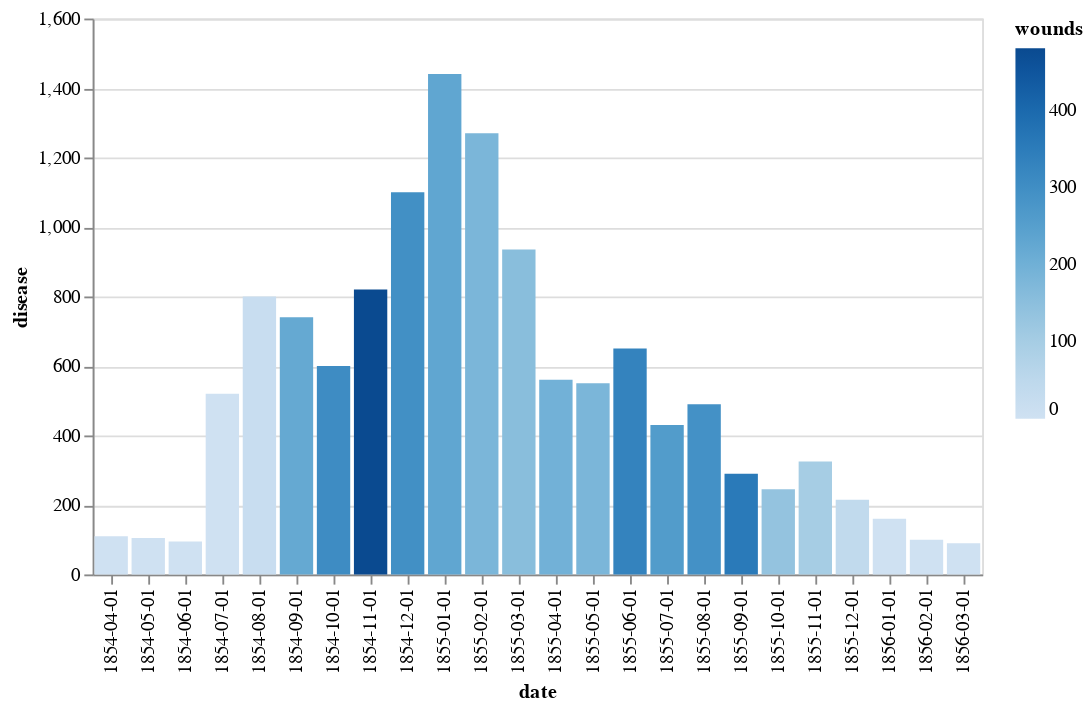

This figure's notebook cell:
### Markdown cell above
## crimea.json

This is a dataset containing monthly casualty counts from the Crimean war.

### Code cell
source = None
with open(f"../crimea.json", 'r') as f:
    data = json.load(f)
    source = pd.DataFrame(data)
    
alt.Chart(source).mark_bar().encode(
    x = "date:N",
    y = "disease",
    color = "wounds",
    tooltip=("wounds", "disease", "other")
)

### Figure 1 — Vega-Lite specification as saved in the notebook (floating-point values rounded to 4 significant figures)
{"config": {"view": {"continuousWidth": 400, "continuousHeight": 300}}, "data": {"name": "data-706bd1db8fd7b92d0ae2bc27b8274c2e"}, "mark": "bar", "encoding": {"color": {"field": "wounds", "type": "quantitative"}, "tooltip": [{"field": "wounds", "type": "quantitative"}, {"field": "disease", "type": "quantitative"}, {"field": "other", "type": "quantitative"}], "x": {"field": "date", "type": "nominal"}, "y": {"field": "disease", "type": "quantitative"}}, "$schema": "https://vega.github.io/schema/vega-lite/v4.17.0.json", "datasets": {"data-706bd1db8fd7b92d0ae2bc27b8274c2e": [{"date": "1854-04-01", "wounds": 0, "other": 110, "disease": 110}, {"date": "1854-05-01", "wounds": 0, "other": 95, "disease": 105}, {"date": "1854-06-01", "wounds": 0, "other": 40, "disease": 95}, {"date": "1854-07-01", "wounds": 0, "other": 140, "disease": 520}, {"date": "1854-08-01", "wounds": 20, "other": 150, "disease": 800}, {"date": "1854-09-01", "wounds": 220, "other": 230, "disease": 740}, {"date": "1854-10-01", "wounds": 305, "other": 310, "disease": 600}, {"date": "1854-11-01", "wounds": 480, "other": 290, "disease": 820}, {"date": "1854-12-01", "wounds": 295, "other": 310, "disease": 1100}, {"date": "1855-01-01", "wounds": 230, "other": 460, "disease": 1440}, {"date": "1855-02-01", "wounds": 180, "other": 520, "disease": 1270}, {"date": "1855-03-01", "wounds": 155, "other": 350, "disease": 935}, {"date": "1855-04-01", "wounds": 195, "other": 195, "disease": 560}, {"date": "1855-05-01", "wounds": 180, "other": 155, "disease": 550}, {"date": "1855-06-01", "wounds": 330, "other": 130, "disease": 650}, {"date": "1855-07-01", "wounds": 260, "other": 130, "disease": 430}, {"date": "1855-08-01", "wounds": 290, "other": 110, "disease": 490}, {"date": "1855-09-01", "wounds": 355, "other": 100, "disease": 290}, {"date": "1855-10-01", "wounds": 135, "other": 95, "disease": 245}, {"date": "1855-11-01", "wounds": 100, "other": 140, "disease": 325}, {"date": "1855-12-01", "wounds": 40, "other": 120, "disease": 215}, {"date": "1856-01-01", "wounds": 0, "other": 160, "disease": 160}, {"date": "1856-02-01", "wounds": 0, "other": 100, "disease": 100}, {"date": "1856-03-01", "wounds": 0, "other": 125, "disease": 90}]}}
